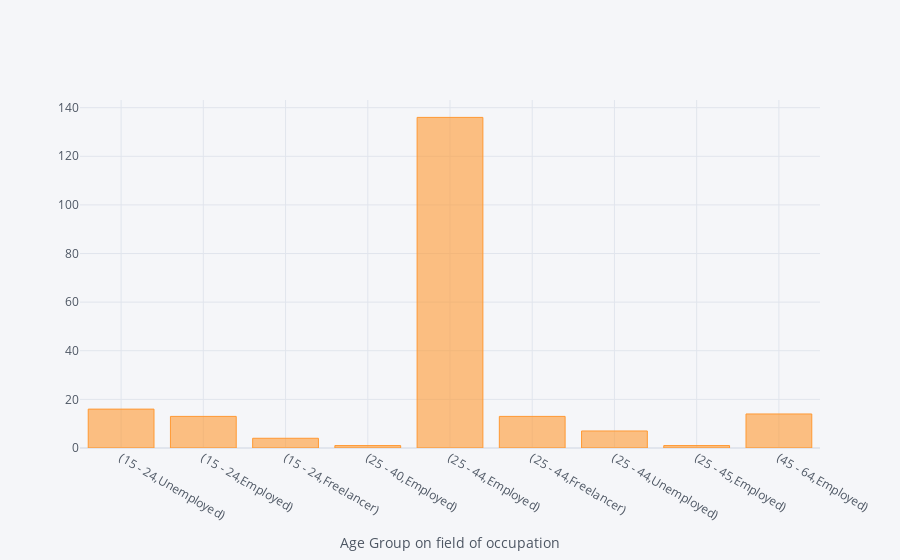

The cell this chart's notebook holds for it:
### Code cell
plot2 = datas['Field of Occupation'].groupby(datas['Age Group']).value_counts()
plot2.iplot(kind='bar',xTitle='Age Group on field of occupation')

### Figure 1 — Plotly figure (JSON) as saved in the notebook; plotly's stock layout.template omitted (floating-point values rounded to 4 significant figures)
{"data": [{"marker": {"color": "rgba(255, 153, 51, 0.6)", "line": {"color": "rgba(255, 153, 51, 1.0)", "width": 1}}, "name": "Field of Occupation", "orientation": "v", "text": "", "type": "bar", "x": ["(15 - 24,Unemployed)", "(15 - 24,Employed)", "(15 - 24,Freelancer)", "(25 - 40,Employed)", "(25 - 44,Employed)", "(25 - 44,Freelancer)", "(25 - 44,Unemployed)", "(25 - 45,Employed)", "(45 - 64,Employed)"], "y": [16, 13, 4, 1, 136, 13, 7, 1, 14]}], "layout": {"legend": {"bgcolor": "#F5F6F9", "font": {"color": "#4D5663"}}, "paper_bgcolor": "#F5F6F9", "plot_bgcolor": "#F5F6F9", "title": {"font": {"color": "#4D5663"}}, "xaxis": {"gridcolor": "#E1E5ED", "showgrid": true, "tickfont": {"color": "#4D5663"}, "title": {"font": {"color": "#4D5663"}, "text": "Age Group on field of occupation"}, "zerolinecolor": "#E1E5ED"}, "yaxis": {"gridcolor": "#E1E5ED", "showgrid": true, "tickfont": {"color": "#4D5663"}, "title": {"font": {"color": "#4D5663"}, "text": ""}, "zerolinecolor": "#E1E5ED"}}}
